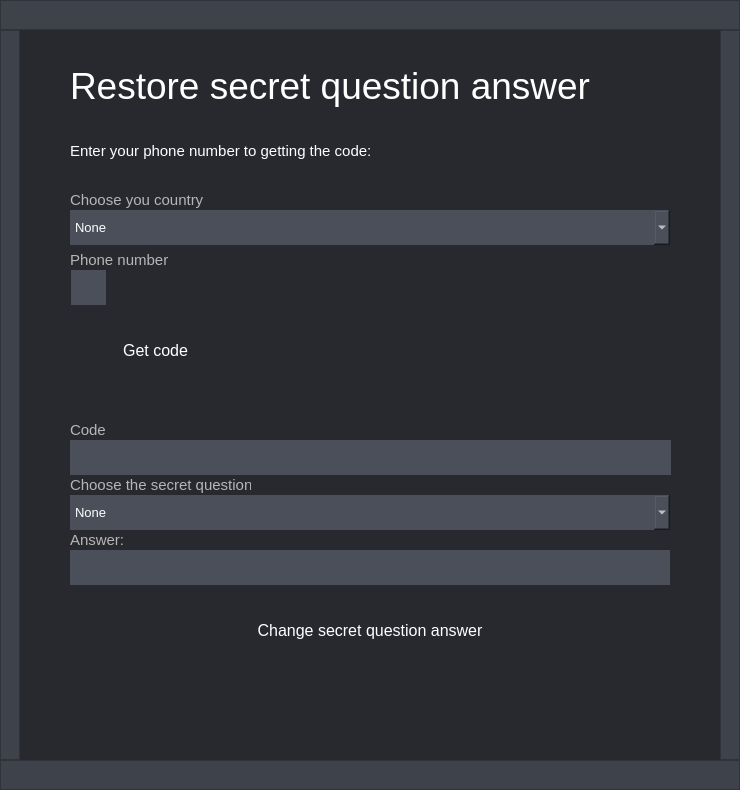
<?xml version="1.0" encoding="UTF-8"?>
<ui version="4.0">
 <class>RestoreSQAnswer</class>
 <widget class="QDialog" name="RestoreSQAnswer">
  <property name="geometry">
   <rect>
    <x>0</x>
    <y>0</y>
    <width>740</width>
    <height>790</height>
   </rect>
  </property>
  <property name="windowTitle">
   <string>Dialog</string>
  </property>
  <property name="styleSheet">
   <string notr="true">background-color: rgb(39, 41, 47);</string>
  </property>
  <widget class="QLabel" name="label_2">
   <property name="geometry">
    <rect>
     <x>70</x>
     <y>140</y>
     <width>361</width>
     <height>21</height>
    </rect>
   </property>
   <property name="font">
    <font>
     <family>Arial</family>
     <pointsize>11</pointsize>
    </font>
   </property>
   <property name="styleSheet">
    <string notr="true">color: rgb(255, 255, 255);</string>
   </property>
   <property name="text">
    <string>Enter your phone number to getting the code:</string>
   </property>
  </widget>
  <widget class="QLabel" name="label">
   <property name="geometry">
    <rect>
     <x>70</x>
     <y>60</y>
     <width>521</width>
     <height>51</height>
    </rect>
   </property>
   <property name="font">
    <font>
     <family>Arial</family>
     <pointsize>28</pointsize>
    </font>
   </property>
   <property name="styleSheet">
    <string notr="true">color: rgb(255, 255, 255);</string>
   </property>
   <property name="text">
    <string>Restore secret question answer</string>
   </property>
  </widget>
  <widget class="QLabel" name="CodeError">
   <property name="geometry">
    <rect>
     <x>260</x>
     <y>330</y>
     <width>411</width>
     <height>41</height>
    </rect>
   </property>
   <property name="font">
    <font>
     <family>Arial</family>
     <pointsize>10</pointsize>
    </font>
   </property>
   <property name="styleSheet">
    <string notr="true">background-color: none;
color: rgb(255, 50, 0);</string>
   </property>
   <property name="text">
    <string/>
   </property>
  </widget>
  <widget class="QPushButton" name="GetCode_button">
   <property name="geometry">
    <rect>
     <x>70</x>
     <y>330</y>
     <width>171</width>
     <height>40</height>
    </rect>
   </property>
   <property name="font">
    <font>
     <family>Arial</family>
     <pointsize>12</pointsize>
     <bold>false</bold>
    </font>
   </property>
   <property name="cursor">
    <cursorShape>PointingHandCursor</cursorShape>
   </property>
   <property name="styleSheet">
    <string notr="true">QPushButton
{
	color: rgb(255, 255, 255);
	background: qlineargradient(x1:0, y1:0, x2:1, y2:1,
                stop:0 rgb(0, 200, 250), 
				stop: 0.4 rgb(30, 150, 255),
                stop:1 rgb(60, 90, 255));
	border: 0px;
}
QPushButton:hover
{
	
	background-color: rgb(25, 206, 255);
}</string>
   </property>
   <property name="text">
    <string>Get code</string>
   </property>
   <property name="iconSize">
    <size>
     <width>220</width>
     <height>40</height>
    </size>
   </property>
   <property name="autoRepeatDelay">
    <number>0</number>
   </property>
   <property name="autoRepeatInterval">
    <number>-4</number>
   </property>
   <property name="default">
    <bool>false</bool>
   </property>
  </widget>
  <widget class="QLabel" name="PhoneNumber_label">
   <property name="geometry">
    <rect>
     <x>70</x>
     <y>250</y>
     <width>281</width>
     <height>20</height>
    </rect>
   </property>
   <property name="font">
    <font>
     <family>Arial</family>
     <pointsize>11</pointsize>
    </font>
   </property>
   <property name="styleSheet">
    <string notr="true">color: rgb(182, 182, 182);</string>
   </property>
   <property name="text">
    <string>Phone number</string>
   </property>
  </widget>
  <widget class="QLabel" name="ChooseSecretQuetion_label">
   <property name="geometry">
    <rect>
     <x>70</x>
     <y>475</y>
     <width>181</width>
     <height>20</height>
    </rect>
   </property>
   <property name="font">
    <font>
     <family>Arial</family>
     <pointsize>11</pointsize>
    </font>
   </property>
   <property name="styleSheet">
    <string notr="true">color: rgb(182, 182, 182);</string>
   </property>
   <property name="text">
    <string>Choose the secret question</string>
   </property>
  </widget>
  <widget class="QComboBox" name="SecretQuestion_comboBox">
   <property name="geometry">
    <rect>
     <x>70</x>
     <y>495</y>
     <width>600</width>
     <height>35</height>
    </rect>
   </property>
   <property name="font">
    <font>
     <family>Arial</family>
     <pointsize>10</pointsize>
    </font>
   </property>
   <property name="styleSheet">
    <string notr="true">color: rgb(255, 255, 255);
border: 0px;
background-color: rgb(74, 79, 90);</string>
   </property>
   <item>
    <property name="text">
     <string>None</string>
    </property>
   </item>
   <item>
    <property name="text">
     <string>The city in which you were born.</string>
    </property>
   </item>
   <item>
    <property name="text">
     <string>The name of your favorite pet.</string>
    </property>
   </item>
   <item>
    <property name="text">
     <string>The your favorite food.</string>
    </property>
   </item>
   <item>
    <property name="text">
     <string>The maiden's name of your mother.</string>
    </property>
   </item>
   <item>
    <property name="text">
     <string>The make of your first car.</string>
    </property>
   </item>
   <item>
    <property name="text">
     <string>The model of your first phone.</string>
    </property>
   </item>
  </widget>
  <widget class="QLabel" name="Answer_label">
   <property name="geometry">
    <rect>
     <x>70</x>
     <y>530</y>
     <width>281</width>
     <height>20</height>
    </rect>
   </property>
   <property name="font">
    <font>
     <family>Arial</family>
     <pointsize>11</pointsize>
    </font>
   </property>
   <property name="styleSheet">
    <string notr="true">color: rgb(182, 182, 182);</string>
   </property>
   <property name="text">
    <string>Answer:</string>
   </property>
  </widget>
  <widget class="QLineEdit" name="Answer_lineEdit">
   <property name="geometry">
    <rect>
     <x>70</x>
     <y>550</y>
     <width>600</width>
     <height>35</height>
    </rect>
   </property>
   <property name="sizePolicy">
    <sizepolicy hsizetype="Expanding" vsizetype="Expanding">
     <horstretch>0</horstretch>
     <verstretch>0</verstretch>
    </sizepolicy>
   </property>
   <property name="font">
    <font>
     <family>Arial</family>
     <pointsize>11</pointsize>
    </font>
   </property>
   <property name="styleSheet">
    <string notr="true">color: rgb(255, 255, 255);

background-color: rgb(74, 79, 90);</string>
   </property>
   <property name="text">
    <string/>
   </property>
   <property name="frame">
    <bool>false</bool>
   </property>
  </widget>
  <widget class="QPushButton" name="ChangeSQ_button">
   <property name="geometry">
    <rect>
     <x>70</x>
     <y>610</y>
     <width>600</width>
     <height>40</height>
    </rect>
   </property>
   <property name="font">
    <font>
     <family>Arial</family>
     <pointsize>12</pointsize>
     <bold>false</bold>
    </font>
   </property>
   <property name="cursor">
    <cursorShape>PointingHandCursor</cursorShape>
   </property>
   <property name="styleSheet">
    <string notr="true">QPushButton
{
	color: rgb(255, 255, 255);
	background: qlineargradient(x1:0, y1:0, x2:1, y2:1,
                stop:0 rgb(0, 200, 250), 
				stop: 0.4 rgb(30, 150, 255),
                stop:1 rgb(60, 90, 255));
	border: 0px;
}
QPushButton:hover
{
	
	background-color: rgb(25, 206, 255);
}</string>
   </property>
   <property name="text">
    <string>Change secret question answer</string>
   </property>
   <property name="iconSize">
    <size>
     <width>220</width>
     <height>40</height>
    </size>
   </property>
   <property name="autoRepeatDelay">
    <number>0</number>
   </property>
   <property name="autoRepeatInterval">
    <number>-4</number>
   </property>
   <property name="default">
    <bool>false</bool>
   </property>
  </widget>
  <widget class="QLabel" name="Error_window_label">
   <property name="geometry">
    <rect>
     <x>70</x>
     <y>670</y>
     <width>600</width>
     <height>81</height>
    </rect>
   </property>
   <property name="font">
    <font>
     <family>Arial</family>
     <pointsize>10</pointsize>
    </font>
   </property>
   <property name="styleSheet">
    <string notr="true">background-color: none;
color: rgb(255, 50, 0);</string>
   </property>
   <property name="text">
    <string/>
   </property>
   <property name="alignment">
    <set>Qt::AlignHCenter|Qt::AlignTop</set>
   </property>
  </widget>
  <widget class="QFrame" name="UpperBorder_frame">
   <property name="geometry">
    <rect>
     <x>0</x>
     <y>0</y>
     <width>740</width>
     <height>30</height>
    </rect>
   </property>
   <property name="styleSheet">
    <string notr="true">background-color: rgb(62, 66, 75);</string>
   </property>
   <property name="frameShape">
    <enum>QFrame::StyledPanel</enum>
   </property>
   <property name="frameShadow">
    <enum>QFrame::Raised</enum>
   </property>
   <widget class="QPushButton" name="Close_button">
    <property name="geometry">
     <rect>
      <x>715</x>
      <y>0</y>
      <width>25</width>
      <height>25</height>
     </rect>
    </property>
    <property name="styleSheet">
     <string notr="true">QPushButton
{	
	background-color: rgba(0, 0, 0, 0);
	border: 0px; 
}
QPushButton:hover
{ 
	background-color: rgb(249, 22, 34);
 }
</string>
    </property>
    <property name="text">
     <string/>
    </property>
    <property name="icon">
     <iconset>
      <normaloff>../build-DesktopClient_qt6-Desktop_Qt_6_6_0_MSVC2019_64bit-Debug/ApplicationIcons/CloseCross.png</normaloff>../build-DesktopClient_qt6-Desktop_Qt_6_6_0_MSVC2019_64bit-Debug/ApplicationIcons/CloseCross.png</iconset>
    </property>
    <property name="iconSize">
     <size>
      <width>14</width>
      <height>14</height>
     </size>
    </property>
   </widget>
  </widget>
  <widget class="QFrame" name="LeftBorder_frame_2">
   <property name="geometry">
    <rect>
     <x>720</x>
     <y>30</y>
     <width>20</width>
     <height>730</height>
    </rect>
   </property>
   <property name="styleSheet">
    <string notr="true">background-color: rgb(62, 66, 75);
</string>
   </property>
   <property name="frameShape">
    <enum>QFrame::StyledPanel</enum>
   </property>
   <property name="frameShadow">
    <enum>QFrame::Raised</enum>
   </property>
  </widget>
  <widget class="QFrame" name="LeftBorder_frame">
   <property name="geometry">
    <rect>
     <x>0</x>
     <y>30</y>
     <width>20</width>
     <height>730</height>
    </rect>
   </property>
   <property name="styleSheet">
    <string notr="true">background-color: rgb(62, 66, 75);
</string>
   </property>
   <property name="frameShape">
    <enum>QFrame::StyledPanel</enum>
   </property>
   <property name="frameShadow">
    <enum>QFrame::Raised</enum>
   </property>
  </widget>
  <widget class="QFrame" name="BottomBorder_frame">
   <property name="geometry">
    <rect>
     <x>0</x>
     <y>760</y>
     <width>740</width>
     <height>30</height>
    </rect>
   </property>
   <property name="styleSheet">
    <string notr="true">background-color: rgb(62, 66, 75);</string>
   </property>
   <property name="frameShape">
    <enum>QFrame::StyledPanel</enum>
   </property>
   <property name="frameShadow">
    <enum>QFrame::Raised</enum>
   </property>
  </widget>
  <widget class="QLineEdit" name="Code_lineEdit">
   <property name="geometry">
    <rect>
     <x>70</x>
     <y>440</y>
     <width>601</width>
     <height>35</height>
    </rect>
   </property>
   <property name="sizePolicy">
    <sizepolicy hsizetype="Expanding" vsizetype="Expanding">
     <horstretch>0</horstretch>
     <verstretch>0</verstretch>
    </sizepolicy>
   </property>
   <property name="font">
    <font>
     <family>Arial</family>
     <pointsize>11</pointsize>
    </font>
   </property>
   <property name="styleSheet">
    <string notr="true">color: rgb(255, 255, 255);

background-color: rgb(74, 79, 90);</string>
   </property>
   <property name="text">
    <string/>
   </property>
   <property name="frame">
    <bool>false</bool>
   </property>
  </widget>
  <widget class="QLabel" name="Email_label_2">
   <property name="geometry">
    <rect>
     <x>70</x>
     <y>420</y>
     <width>41</width>
     <height>20</height>
    </rect>
   </property>
   <property name="font">
    <font>
     <family>Arial</family>
     <pointsize>11</pointsize>
    </font>
   </property>
   <property name="styleSheet">
    <string notr="true">color: rgb(182, 182, 182);</string>
   </property>
   <property name="text">
    <string>Code</string>
   </property>
  </widget>
  <widget class="QLineEdit" name="PhoneCode_lineEdit">
   <property name="geometry">
    <rect>
     <x>71</x>
     <y>270</y>
     <width>35</width>
     <height>35</height>
    </rect>
   </property>
   <property name="sizePolicy">
    <sizepolicy hsizetype="Expanding" vsizetype="Expanding">
     <horstretch>0</horstretch>
     <verstretch>0</verstretch>
    </sizepolicy>
   </property>
   <property name="font">
    <font>
     <family>Arial</family>
     <pointsize>11</pointsize>
    </font>
   </property>
   <property name="styleSheet">
    <string notr="true">color: rgb(255, 255, 255);

background-color: rgb(74, 79, 90);</string>
   </property>
   <property name="text">
    <string/>
   </property>
   <property name="maxLength">
    <number>10</number>
   </property>
   <property name="frame">
    <bool>false</bool>
   </property>
   <property name="readOnly">
    <bool>true</bool>
   </property>
  </widget>
  <widget class="QLabel" name="Choose_your_country_label">
   <property name="geometry">
    <rect>
     <x>70</x>
     <y>190</y>
     <width>171</width>
     <height>20</height>
    </rect>
   </property>
   <property name="font">
    <font>
     <family>Arial</family>
     <pointsize>11</pointsize>
    </font>
   </property>
   <property name="styleSheet">
    <string notr="true">color: rgb(182, 182, 182);</string>
   </property>
   <property name="text">
    <string>Choose you country</string>
   </property>
  </widget>
  <widget class="QComboBox" name="Countries_comboBox">
   <property name="geometry">
    <rect>
     <x>70</x>
     <y>210</y>
     <width>600</width>
     <height>35</height>
    </rect>
   </property>
   <property name="font">
    <font>
     <family>Arial</family>
     <pointsize>10</pointsize>
    </font>
   </property>
   <property name="styleSheet">
    <string notr="true">color: rgb(255, 255, 255);
border: 0px;
background-color: rgb(74, 79, 90);</string>
   </property>
   <item>
    <property name="text">
     <string>None</string>
    </property>
   </item>
   <item>
    <property name="text">
     <string>USA</string>
    </property>
   </item>
   <item>
    <property name="text">
     <string>Canada</string>
    </property>
   </item>
   <item>
    <property name="text">
     <string>Russia</string>
    </property>
   </item>
   <item>
    <property name="text">
     <string>UK</string>
    </property>
   </item>
   <item>
    <property name="text">
     <string>France</string>
    </property>
   </item>
   <item>
    <property name="text">
     <string>Germany</string>
    </property>
   </item>
   <item>
    <property name="text">
     <string>Japan</string>
    </property>
   </item>
   <item>
    <property name="text">
     <string>China</string>
    </property>
   </item>
  </widget>
 </widget>
 <resources/>
 <connections/>
</ui>
